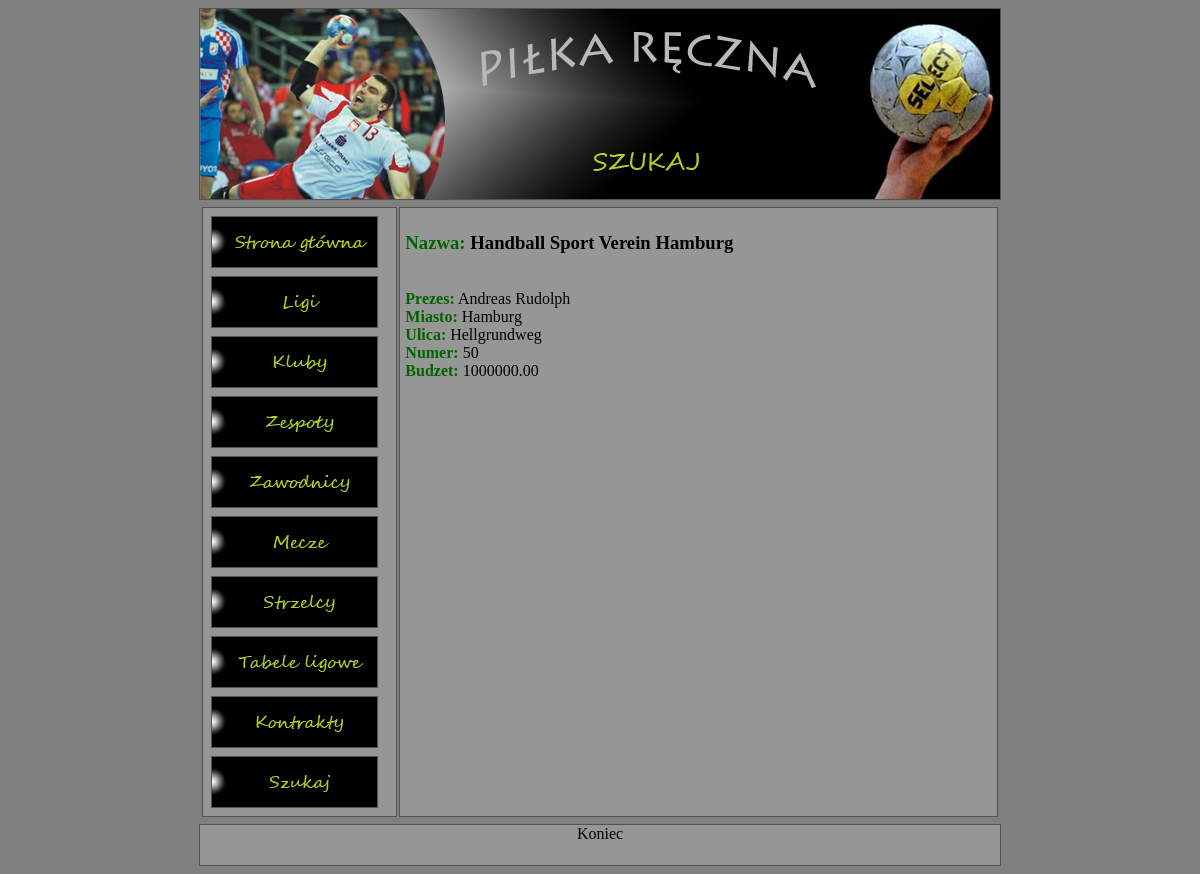
The app's page /szukaj.php?SzukajKlub=Handball Sport Verein Hamburg with its own data.
### tables this page shows
CREATE TABLE IF NOT EXISTS `klub` (
  `Nazwa` varchar(45) NOT NULL,
  `Prezes` varchar(45) NOT NULL,
  `Miasto` varchar(15) NOT NULL,
  `Ulica` varchar(15) NOT NULL,
  `Numer` int(5) NOT NULL,
  `Budzet` float(8,2) NOT NULL,
  PRIMARY KEY (`Nazwa`)
);

### szukaj.php (the view, shortened to what this page needs)
<?php
	include('strona.inc');
	class Szukaj extends Baza
	{
		public function kluby($sql_result)
		{
			$zawartosc = "";
			for($i=0;$i<mysql_num_rows($sql_result); $i++)
			{
				$zawartosc .= '<div id="klub" class="test">';
				for($j=0; $j<mysql_num_fields($sql_result);$j++)
				{
					if($j==0)
					{
						$zawartosc .= '<h3><span id="nazwa">Nazwa:</span> '.mysql_result($sql_result, $i, $j).'</h3><br />';
					}
					else
					{
						$zawartosc .= '<span id="nazwa">'.mysql_field_name($sql_result, $j).':</span>  '.mysql_result($sql_result, $i, $j).'<br />';
					}
				}
				$zawartosc .= '</div>';
			}
			return $zawartosc;
		}
	}
	$szukaj = new Szukaj();
	$szukaj->polaczZBaza();
	$szukaj->naglowek = "szukaj";
	if(isset($_GET['SzukajKlub']))
	{
			$szukajKlub = $_GET['SzukajKlub'];
			$szukaj->zapytanie = "select * from klub where Nazwa ='".$szukajKlub."' ;";
			$wynikZapytania = $szukaj->select($szukaj->zapytanie);
			if(!$wynikZapytania)
			{
				$szukaj->zawartosc = 'Nie znaleziono';
			}
			else
			{
				$szukaj->zawartosc = $szukaj->kluby($wynikZapytania);
			}
	}
?>

### style.css (style rules this page uses)
body { color: black; background-color: gray; background-attachment: fixed; background-repeat: no-repeat; }
span#nazwa { color: #006400; font-weight: bold; }

### records on screen
klub: Nazwa "Handball Sport Verein Hamburg", Prezes "Andreas Rudolph", Miasto "Hamburg", Ulica "Hellgrundweg", Numer "50", Budzet "1000000.00"

### other values on screen
mysql_field_name($sql_result, $j) "Prezes"
mysql_field_name($sql_result, $j) "Miasto"
mysql_field_name($sql_result, $j) "Ulica"
mysql_field_name($sql_result, $j) "Numer"
mysql_field_name($sql_result, $j) "Budzet"
